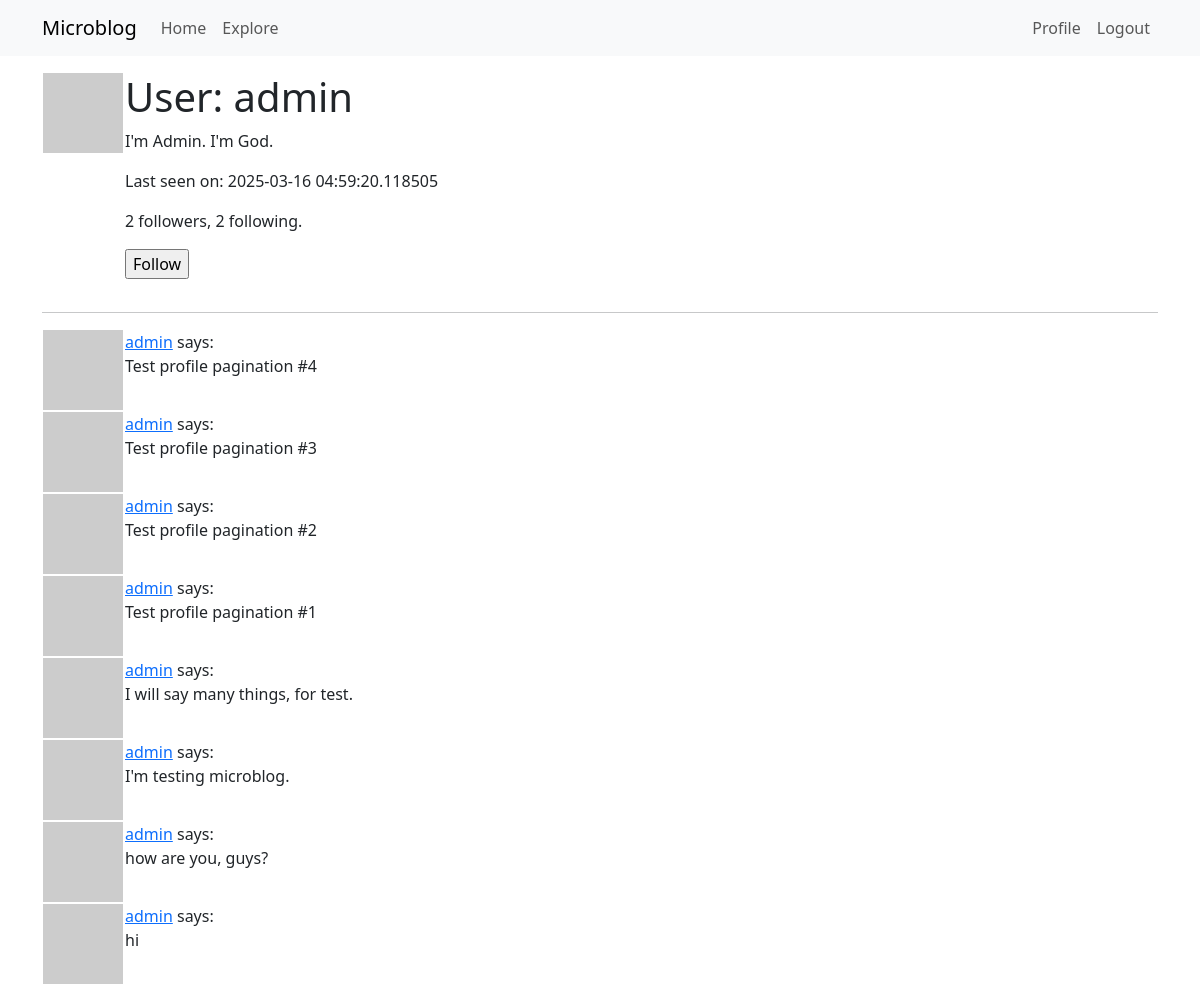
The app's page /user/admin (signed in) with its own data.
### app/models.py (models this page shows, shortened)
class User(UserMixin, db.Model):
    id: so.Mapped[int] = so.mapped_column(primary_key=True)
    username: so.Mapped[str] = so.mapped_column(sa.String(64), index=True,unique=True)
    email: so.Mapped[str] = so.mapped_column(sa.String(120), index=True, unique=True)
    password_hash: so.Mapped[Optional[str]] = so.mapped_column(sa.String(256))
    about_me: so.Mapped[Optional[str]] = so.mapped_column(sa.String(140))
    last_seen: so.Mapped[Optional[datetime]] = so.mapped_column(
        default=lambda:datetime.now(timezone.utc)
    )
    posts: so.WriteOnlyMapped['Post'] = so.relationship(back_populates='author')
    following: so.WriteOnlyMapped['User'] = so.relationship(
        secondary=followers, primaryjoin=(followers.c.follower_id == id),
        secondaryjoin=(followers.c.followed_id == id),
        back_populates='followers'
    )
    followers: so.WriteOnlyMapped['User'] = so.relationship(
        secondary=followers, primaryjoin=(followers.c.followed_id == id),
        secondaryjoin=(followers.c.follower_id == id),
        back_populates='following'
    )
    def avatar(self, size):
        digest = md5(self.email.lower().encode('utf-8')).hexdigest()
        return f'https://www.gravatar.com/avatar/{digest}?d=identicon&s={size}'
    def is_following(self, user):
        query = self.following.select().where(User.id == user.id)
        return db.session.scalar(query) is not None
    def followers_count(self):
        query = sa.select(sa.func.count()).select_from(
            self.followers.select().subquery()
        )
        return db.session.scalar(query)
    def following_count(self):
        query = sa.select(sa.func.count()).select_from(
            self.following.select().subquery()
        )
        return db.session.scalar(query)

class Post(db.Model):
    id: so.Mapped[int] = so.mapped_column(primary_key=True)
    body: so.Mapped[str] = so.mapped_column(sa.String(140))
    timestamp: so.Mapped[datetime] = so.mapped_column(
        index=True, default=lambda: datetime.now(timezone.utc)
    )
    user_id: so.Mapped[int] = so.mapped_column(sa.ForeignKey(User.id),index=True)
    author: so.Mapped[User] = so.relationship(back_populates='posts')

### app/routes.py (the view)
@app.route('/user/<username>')
@login_required
def user(username):
    user = db.first_or_404(sa.select(User).where(User.username == username))
    page = request.args.get('page', 1, type=int)
    query = user.posts.select().order_by(Post.timestamp.desc())
    posts = db.paginate(query, page=page, per_page=app.config['POSTS_PER_PAGE'], error_out=False)
    next_url = url_for('user', username=user.username, page=posts.next_num) if posts.has_next else None
    prev_url = url_for('user', username=user.username, page=posts.prev_num) if posts.has_prev else None
    form = EmptyForm()
    return render_template('user.html', user=user, posts=posts.items, next_url=next_url, prev_url=prev_url, form=form)

### app/forms.py
class EmptyForm(FlaskForm):
    submit = SubmitField('Submit')

### app/models.py (called while the page is built)
@login.user_loader
def load_user(id):
    return db.session.get(User, int(id))

### app/routes.py (called while the page is built)
@app.before_request
def before_request():
    if current_user.is_authenticated:
        current_user.last_seen = datetime.now(timezone.utc)
        db.session.commit()

### app/templates/user.html (shortened to what this page needs)
{% extends "base.html" %}
{% block content %}
    <table>
      <tr valign="top">
        <td><img src="{{ user.avatar(128) }}"></td>
        <td>
            <h1>User: {{ user.username }}</h1>
            {% if user.about_me %}<p>{{ user.about_me }}</p>{% endif %}
            {% if user.last_seen %}<p>Last seen on: {{ user.last_seen }}</p>{% endif %}
            <p>{{ user.followers_count() }} followers, {{ user.following_count() }} following.</p>
            {% if user == current_user %}
                <p><a href="{{ url_for('edit_profile') }}">Edit your profile</a></p>
            {% elif not current_user.is_following(user) %}
            <p>
                <form action="{{ url_for('follow', username=user.username) }}" method="post">
                    {{ form.submit(value='Follow') }}
                </form>
            </p>
            {% endif %}
        </td>
      </tr>
    </table>
    <hr>
    {% for post in posts %}
      {% include '_post.html' %}
    {% endfor %}
{% endblock %}

### app/templates/base.html (shortened to what this page needs)
<!DOCTYPE html>
<html lang="en">
<head>
    <link href="https://cdn.jsdelivr.net/npm/bootstrap@5.3.3/dist/css/bootstrap.min.css" rel="stylesheet">
</head>
<body>
    <nav class="navbar navbar-expand-lg bg-body-tertiary">
      <div class="container">
        <a class="navbar-brand" href="{{ url_for('index') }}">Microblog</a>
        <div class="collapse navbar-collapse" id="navbarSupportedContent">
          <ul class="navbar-nav me-auto mb-2 mb-lg-0">
            <li class="nav-item">
              <a class="nav-link" aria-current="page" href="{{ url_for('index') }}">Home</a>
            </li>
            <li class="nav-item">
              <a class="nav-link" aria-current="page" href="{{ url_for('explore') }}">Explore</a>
            </li>
          </ul>
          <ul class="navbar-nav mb-2 mb-lg-0">
            {% if current_user.is_anonymous %}
            <li class="nav-item">
              <a class="nav-link" aria-current="page" href="{{ url_for('login') }}">Login</a>
            </li>
            {% else %}
            <li class="nav-item">
              <a class="nav-link" aria-current="page" href="{{ url_for('user', username=current_user.username) }}">Profile</a>
            </li>
            <li class="nav-item">
              <a class="nav-link" aria-current="page" href="{{ url_for('logout') }}">Logout</a>
            </li>
            {% endif %}
          </ul>
        </div>
      </div>
    </nav>
    <div class="container mt-3">
        {% block content %}{% endblock %}
    </div>
</body>
</html>

### app/templates/_post.html
<table>
    <tr valign="top">
        <td><img src="{{ post.author.avatar(36) }}"></td>
        <td>
            <a href="{{ url_for('user', username=post.author.username) }}">{{ post.author.username }}</a>
            says:<br>{{ post.body }}
        </td>
    </tr>
</table>

### records on screen
User: username "admin", about_me "I'm Admin. I'm God.", last_seen "2025-03-16 04:59:20.118505"
Post: author.username "admin", body "Test profile pagination #4"
Post: author.username "admin", body "Test profile pagination #3"
Post: author.username "admin", body "Test profile pagination #2"
Post: author.username "admin", body "Test profile pagination #1"
Post: author.username "admin", body "I will say many things, for test."
Post: author.username "admin", body "I'm testing microblog."
Post: author.username "admin", body "how are you, guys?"
Post: author.username "admin", body "hi"

### other values on screen
{{ user.followers_count() }} "2"
{{ user.following_count() }} "2"
